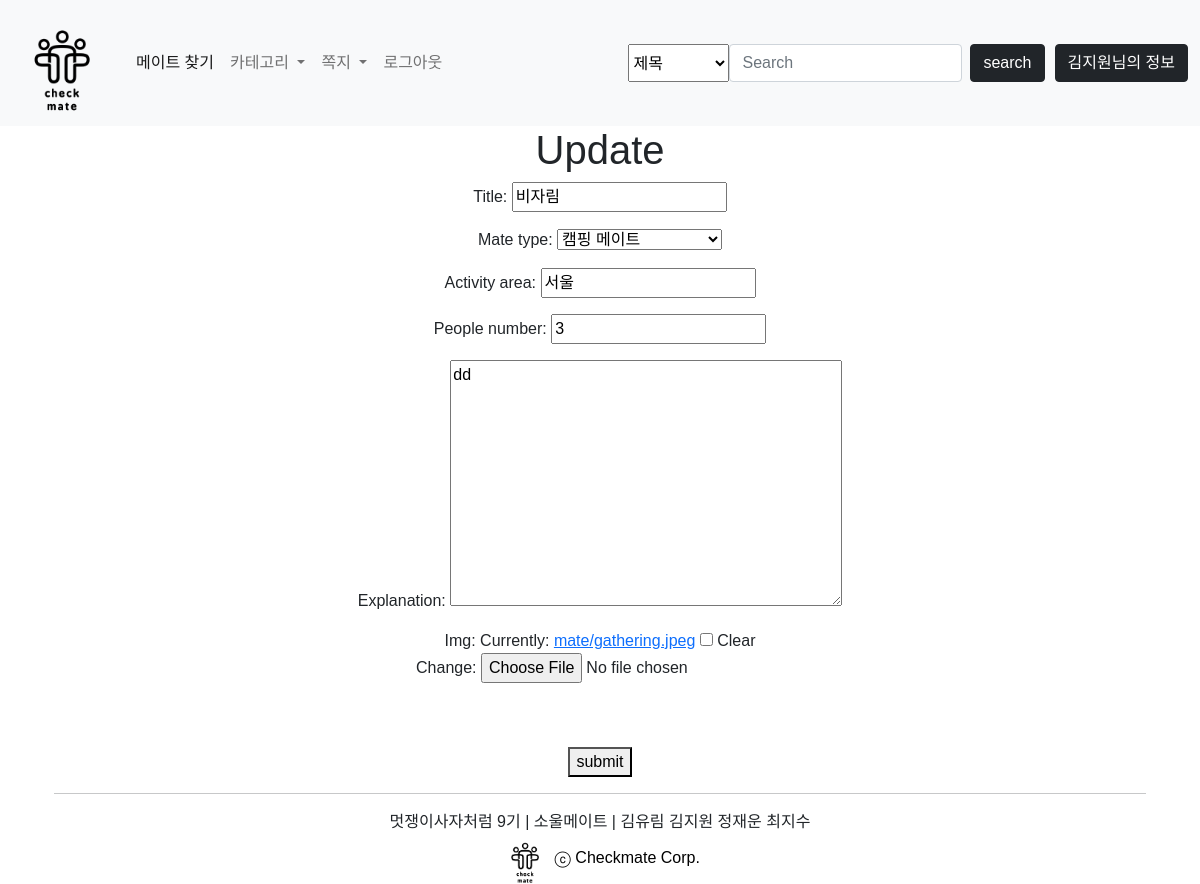
/checkmateapp/edit/1 (signed in), run on the app's committed database.
### account/models.py (models this page shows)
class CustomUser(AbstractUser):
    mbti_Choices = (
        ('모름','모름'),
        ('ISTJ','ISTJ'),
        ('ISFJ','ISFJ'),
        ('INFJ','INFJ'),
        ('INTJ','INTJ'),
        ('ISTP','ISTP'),
        ('ISFP','ISFP'),
        ('INTP','INTP'),
        ('INFP','INFP'),
        ('ESTP','ESTP'),
        ('ESFP','ESFP'),
        ('ENFP','ENFP'),
        ('ENTP','ENTP'),
        ('ESTJ','ESTJ'),
        ('ESFJ','ESFJ'),
        ('ENFJ','ENFJ'),
        ('ENTJ','ENTJ'),
    )
    mbti = models.TextField(choices=mbti_Choices)
    location = models.CharField(max_length=200)

### checkmateapp/models.py (models this page shows, shortened)
class Mate(models.Model):
    title = models.CharField(max_length=50)
    mate_type_Choices = (
        ('문화생활 메이트','문화생활 메이트'),
        ('국내•해외여행 메이트','국내•해외여행 메이트'),
        ('캠핑 메이트','캠핑 메이트'),
        ('운동 메이트','운동 메이트'),
        ('공부 메이트','공부 메이트'),
    )
    mate_type = models.TextField(choices=mate_type_Choices)
    writer = models.ForeignKey(settings.AUTH_USER_MODEL, on_delete=models.CASCADE)
    activity_area = models.CharField(max_length=50)
    explanation = models.TextField()
    people_number = models.CharField(max_length=50)
    created_at = models.DateTimeField()
    img = models.ImageField(upload_to="mate/", blank = True, null = True)
    image_thumbnail = ImageSpecField(source = 'img', processors=[ResizeToFill(120,100)])

### checkmateapp/views.py (the view, shortened to what this page needs)
# urls.py: path('edit/<str:post_id>', edit, name = "edit"),
def edit(request, post_id):
    post = get_object_or_404(Mate, pk = post_id)
    if request.method == 'GET':  #수정하려고 들어갔을 때
        form = mateForm(instance = post)
        return render(request, 'edit.html', {'form' : form})

### checkmateapp/forms.py
class mateForm(forms.ModelForm):
    class Meta:
        model = Mate
        fields = ['title', 'mate_type', 'activity_area', 'people_number', 'explanation', 'img']

### checkmateapp/templates/edit.html (shortened to what this page needs)
{% extends 'base.html' %}
{% block content %}
<h1>Update</h1>
<form method="post" enctype="multipart/form-data">
    {{form.as_p}}
    <br><br>
    <button type ="submit">submit</button>
</form>
{% endblock %}

### checkmate/templates/base.html (shortened to what this page needs)
<!DOCTYPE html>
{% load static %}
<html lang="en">
<head>
    <link href="https://cdn.jsdelivr.net/npm/bootstrap@5.0.0/dist/css/bootstrap.min.css" rel="stylesheet">
</head>
<body>
    <nav class="navbar navbar-expand-lg navbar-light bg-light">
        <div class="container-fluid">
          <a class="navbar-brand" href = "{%url 'main'%}" >
            <div class="none">
                <img src = "{% static 'checkmate3.png'%}" alt = "" width = "100" height = "100" >
            </div>
          </a>
          <div class="collapse navbar-collapse" id="navbarSupportedContent">
            <ul class="navbar-nav me-auto mb-2 mb-lg-0">
                    {% if user.is_authenticated %}
                    <li class="nav-item">
                        <a class="nav-link active" aria-current="page" href = "{%url 'new'%}" >메이트 찾기</a>
                    </li>
                    <li class="nav-item dropdown">
                      <a class="nav-link dropdown-toggle" href="#" id="navbarDropdown" role="button" data-bs-toggle="dropdown" aria-expanded="false">
                        카테고리
                      </a>
                    </li>
                    <li class="nav-item dropdown">
                      <a class="nav-link dropdown-toggle" href="#" id="navbarDropdown" role="button" data-bs-toggle="dropdown" aria-expanded="false">
                        쪽지
                      </a>
                    </li>
                        <a class="nav-link" href = "{%url 'logout' %}" >로그아웃</a>
                    {% endif %}
            </div>
            <form class="d-flex" action="{% url 'search' %}" method="post">
                <select name="type">
                    <option value="title">제목</option>
                </select>
                <input class="form-control me-2" type="search" aria-label="Search" placeholder="Search" name="keyword">
                <button class="btn btn-dark" type="submit">search</button>
            </form>
            {% if user.is_authenticated %}
                    <div class="dropdown">
                        <button id="info" class="btn btn-dark" type="button" id="dropdownMenuButton1" data-bs-toggle="dropdown" aria-expanded="false">
                          {{user.username}}님의 정보
                        </button>
                      </div>
                      {% endif %}
        </div>
      </nav>
<div class="container">
    {% block content %}
    {% endblock %}
  <div class="container-fluid">
    <hr>
    멋쟁이사자처럼 9기  |  소울메이트  |  김유림 김지원 정재운 최지수<br>
    <img id="logo" src="{% static 'checkmate3.png'%}">
    <a id="corp" href="{% url 'explanation' %}">ⓒ Checkmate Corp.</a>
  </div>
</div>
</body>
</html>

### checkmate/templates/base.html (style rules this page uses)
body { text-align: center; font-family: 'Noto Sans KR', sans-serif; }
#logo { width: 50px; height: 50px; }
#info { margin-left: 10px; }
#corp { text-decoration: none; color: black; }

### data on the page
CustomUser: username "김지원"
Mate: title "비자림", mate_type "캠핑 메이트", activity_area "서울", people_number "3", explanation "dd"
